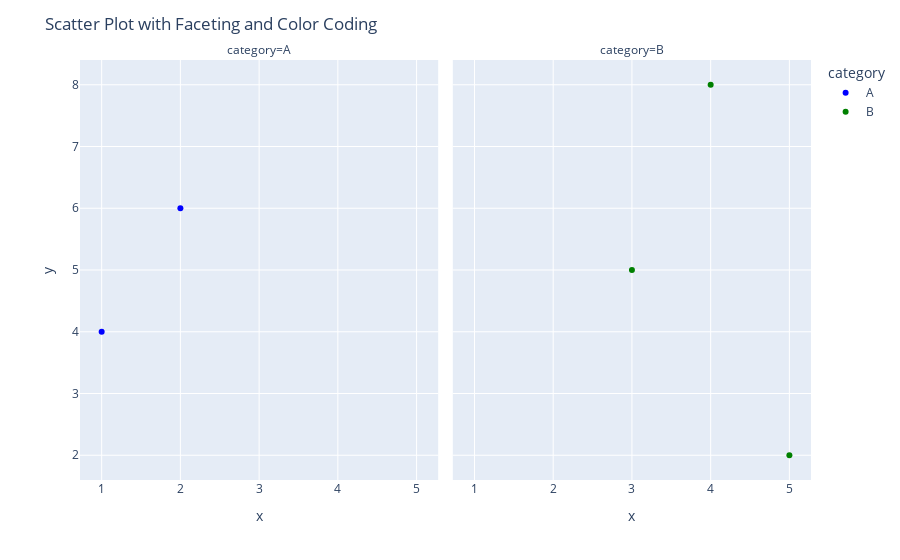

Notebook code for this chart:
### Markdown cell above
## Deep Dive into Plotly for Python: Beyond the Basics

We explored the fundamentals of Plotly in Python, but there's more to discover! Here's a deeper dive into its functionalities and advanced concepts:

**Plotly Express (px):**

- **Beyond Basic Plots:** While px offers convenience for common plots, it can handle more complex visualizations. You can specify additional arguments within function calls to customize colors, markers, legends, and other aspects.
- **Faceting and Subplots:** px allows you to create facet grids with subplots using the `facet_col` and `facet_row` arguments. This helps you compare trends across different categories within a single figure.
- **Animations:** px supports basic animations using the `animation_frame` argument. This can be useful for visualizing data that changes over time.

**Example with px Faceting and Customization:**

### Code cell
import plotly.express as px

# Sample data with a categorical variable
data = {'x': [1, 2, 3, 4, 5],
        'y': [4, 6, 5, 8, 2],
        'category': ['A', 'A', 'B', 'B', 'B']}

# Create a scatter plot with faceting by category and color customization
fig = px.scatter(data, x='x', y='y', color='category', facet_col='category',
                color_discrete_sequence=['blue', 'green'])  # Set custom color sequence

# Update layout for better readability
fig.update_layout(title='Scatter Plot with Faceting and Color Coding')
fig.show()

### Figure 1 — Plotly figure (JSON) as saved in the notebook; plotly's stock layout.template omitted (floating-point values rounded to 4 significant figures)
{"data": [{"hovertemplate": "category=A<br>x=%{x}<br>y=%{y}<extra></extra>", "legendgroup": "A", "marker": {"color": "blue", "symbol": "circle"}, "mode": "markers", "name": "A", "orientation": "v", "showlegend": true, "type": "scatter", "x": [1, 2], "xaxis": "x", "y": [4, 6], "yaxis": "y"}, {"hovertemplate": "category=B<br>x=%{x}<br>y=%{y}<extra></extra>", "legendgroup": "B", "marker": {"color": "green", "symbol": "circle"}, "mode": "markers", "name": "B", "orientation": "v", "showlegend": true, "type": "scatter", "x": [3, 4, 5], "xaxis": "x2", "y": [5, 8, 2], "yaxis": "y2"}], "layout": {"annotations": [{"font": {}, "showarrow": false, "text": "category=A", "x": 0.245, "xanchor": "center", "xref": "paper", "y": 1, "yanchor": "bottom", "yref": "paper"}, {"font": {}, "showarrow": false, "text": "category=B", "x": 0.755, "xanchor": "center", "xref": "paper", "y": 1, "yanchor": "bottom", "yref": "paper"}], "legend": {"title": {"text": "category"}, "tracegroupgap": 0}, "margin": {"t": 60}, "title": {"text": "Scatter Plot with Faceting and Color Coding"}, "xaxis": {"anchor": "y", "domain": [0, 0.49], "title": {"text": "x"}}, "xaxis2": {"anchor": "y2", "domain": [0.51, 1], "matches": "x", "title": {"text": "x"}}, "yaxis": {"anchor": "x", "domain": [0, 1], "title": {"text": "y"}}, "yaxis2": {"anchor": "x2", "domain": [0, 1], "matches": "y", "showticklabels": false}}}
